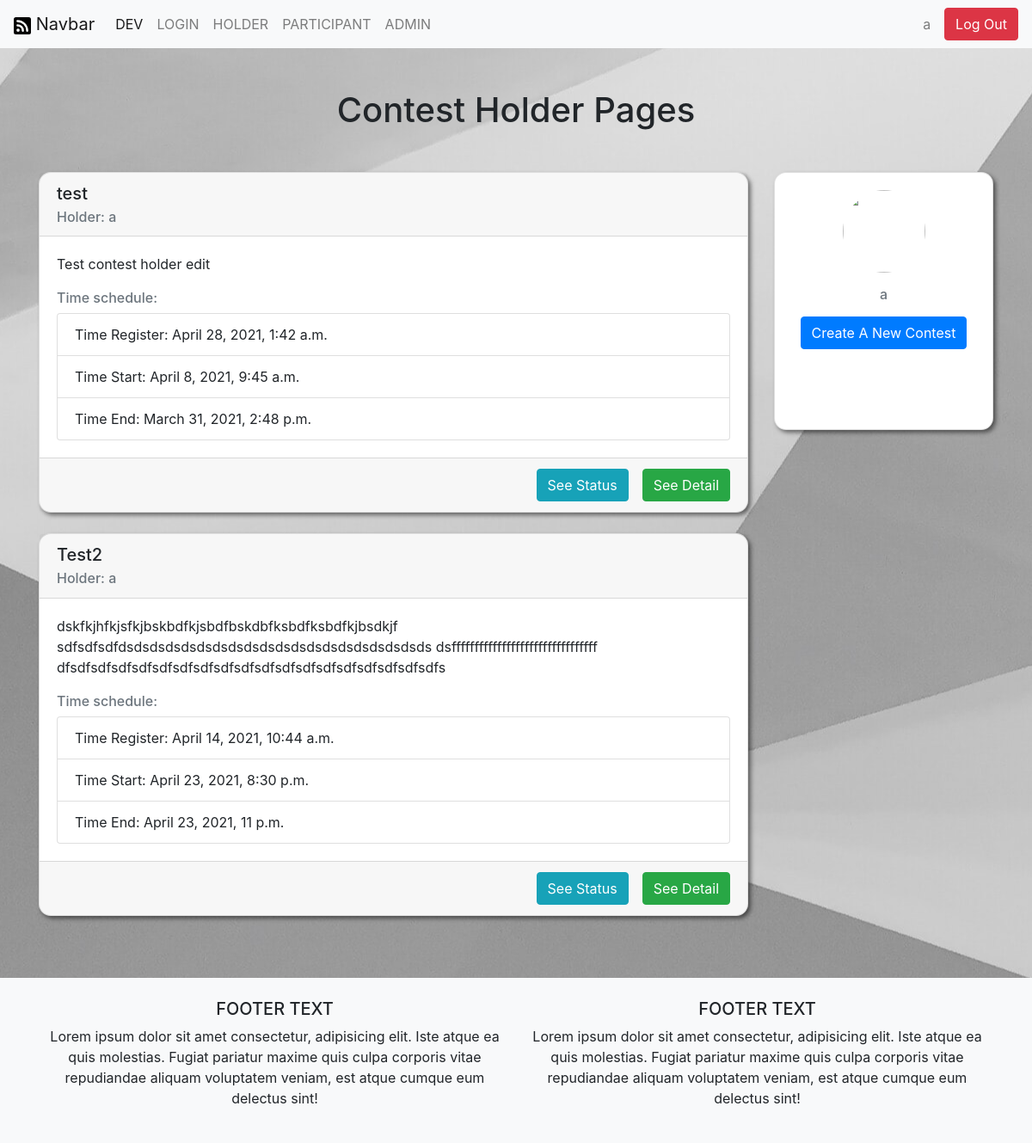
Screenshot of /holder/ (signed in) with the database file from the repository.
### ContestAdmin/models.py (models this page shows)
class Contest(models.Model):
    IDUser = models.CharField(max_length=100)
    Title = models.TextField()
    Description = models.TextField()
    LinkContest = models.CharField(max_length=100)
    LinkDataTrain = models.CharField(max_length=100)
    LinkDataTest = models.CharField(max_length=100)
    LinkTester = models.CharField(max_length=100)
    TimeRegister = models.DateTimeField()
    TimeStart = models.DateTimeField()
    TimeEnd = models.DateTimeField()
    TimeOut = models.IntegerField()
    IDLanguage = models.CharField(max_length=100)

### ContestHolder/views.py (the view)
# urls.py: path('holder/',  views.HolderView.as_view(), name='holder'),
class HolderView(View):
    def get(self, request):
        if request.user.is_staff:
            try:
                userName = request.user.username
            except:
                userName = ''
            obj = models.Contest.objects.filter(IDUser=request.user.id)
            context = {
                'name': userName,
                'dataContests': obj,
            }
            return render(request, path.templateHolder , context)
        else:
            return redirect('login')

### templates/holder/index.html (shortened to what this page needs)
{% extends 'base.html' %}
{% load static %} {% block body %}
<div class="container" style="min-height: 80vh">
  <h1 class="text-center mt-5 mb-5 fade-in">Contest Holder Pages</h1>
  <div class="row">
    <div class="col-lg-9 col-sm-12">
      {% for data in dataContests %}
      <div
        class="card mb-4 fade-in-left"
        style="animation-delay: calc({{ forloop.counter0}} * 0.3s);"
      >
        <div class="card-header">
          <h5 class="card-title">{{ data.Title }}</h5>
          <h6 class="card-subtitle text-muted">Holder: {{ name }}</h6>
        </div>
        <div class="card-body">
          <div>{{ data.Description }}</div>
          <div class="mt-4">
            <h6 class="card-subtitle text-muted">Time schedule:</h6>
            <ul class="list-group mt-2">
              <li class="list-group-item">
                Time Register: {{ data.TimeRegister }}
              </li>
              <li class="list-group-item">Time Start: {{ data.TimeStart }}</li>
              <li class="list-group-item">Time End: {{ data.TimeEnd }}</li>
            </ul>
          </div>
        </div>
        <div class="card-footer">
          <a href="{% url 'detail' id=data.id %}"
            ><button class="btn btn-success float-right">See Detail</button></a
          >
          <a href="{% url 'status' id=data.id%}"
            ><button class="btn btn-info float-right mr-3">
              See Status
            </button></a
          >
        </div>
      </div>
      {% endfor %}
    </div>
    <div class="col-lg-3 col-sm-12 pb-4">
      <div class="card card-sidebar fade-in-right">
        <div class="card-body">
          <img
            id="profile-img"
            class="profile-img-card"
            src="{% static 'images/cat.jpg' %}"
          />
          <div class="text-center">
            <h6 class="card-subtitle text-muted mt-3">{{ name }}</h6>
            <a href="{% url 'create' %}"
              ><button class="btn btn-primary mt-3">
                Create A New Contest
              </button></a
            >
          </div>
        </div>
      </div>
    </div>
  </div>
</div>
{% endblock %}

### static/cssJs/base.css (style rules this page uses)
body { background-image: url("../images/backGround.jpg"); background-repeat: no-repeat; background-attachment: fixed; background-position: center; }
.fade-in { animation: fadeIn ease 0.5s; }
.fade-in-left { animation-name: fadeInLeft; animation-fill-mode: both; animation-duration: 0.5s; }
.fade-in-right { animation-name: fadeInRight; animation-fill-mode: both; animation-duration: 0.5s; }

### rows the page displays
Contest: Title "test", name "a", Description "Test contest holder edit", TimeRegister "April 28, 2021, 1:42 a.m.", TimeStart "April 8, 2021, 9:45 a.m.", TimeEnd "March 31, 2021, 2:48 p.m."
Contest: Title "Test2", name "a", Description "dskfkjhfkjsfkjbskbdfkjsbdfbskdbfksbdfksbdfkjbsdkjf sdfsdfsdfdsdsdsdsdsdsdsdsdsdsdsdsdsdsdsdsdsdsdsds dsffffffffffffffffffffffffffffffff dfsdfsdfsdfsdfsdfsdfsdfsdfsdfsdfsdfsdfsdfsdfsdfsdfsdfsdfs", TimeRegister "April 14, 2021, 10:44 a.m.", TimeStart "April 23, 2021, 8:30 p.m.", TimeEnd "April 23, 2021, 11 p.m."

### other values shown
{{ name }} "a"
